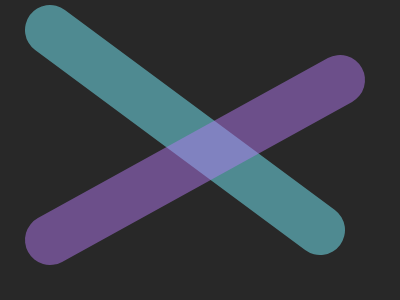
Frame 1 (no input)
Frame 60 (no input): identical to frame 1, image omitted
Frame 120 (the mouse pressed at the canvas centre since frame 60): identical to frame 1, image omitted

The p5.js sketch that drew this single still picture (run headless with seeded random() and noise() and a simulated clock; from frame 60 on, the mouse is pressed at the canvas centre):

// p5.js sketch
// ── sketch.js
// just wanted to find out wether line end are rounded
// and what happens, when transparent shapes overlap

function setup() {
  createCanvas( 400, 300 );
  background( 40 );

  noFill();
  stroke( 120, 240, 255, 125 );
  strokeWeight( 50 );
  line( 50, 30, 320, 230 );
  stroke( 180, 120, 240, 125 );
  line( 50, 240, 340, 80 );

}

function draw() {
}
